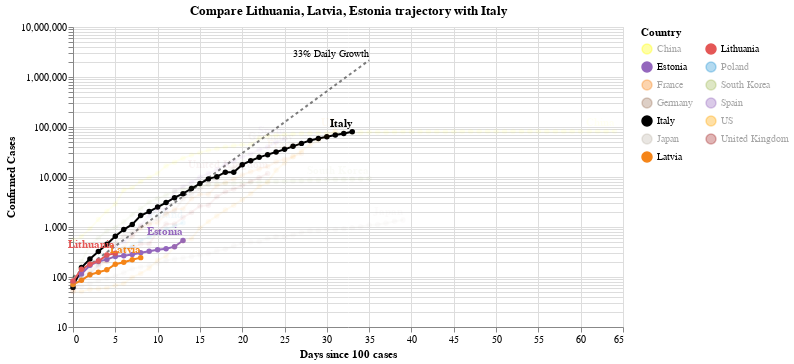

Write notebook code for a chart like this one.
### Code cell
#hide_input
chart3 = make_since_chart(['Lithuania', 'Latvia', 'Estonia'])
chart3

### Figure 1 — Vega-Lite specification as saved in the notebook (floating-point values rounded to 4 significant figures; data arrays with more than 128 entries replaced by an {"elided": "..."} marker saying what was removed)
{"config": {"view": {"continuousWidth": 400, "continuousHeight": 300}}, "layer": [{"mark": {"type": "line", "color": "black", "opacity": 0.5, "strokeDash": [3, 3]}, "encoding": {"x": {"type": "quantitative", "field": "Days since 100 cases"}, "y": {"type": "quantitative", "field": "Confirmed Cases"}}}, {"mark": {"type": "text", "align": "right", "dy": -6, "fontSize": 10, "text": "33% Daily Growth"}, "encoding": {"x": {"type": "quantitative", "field": "Days since 100 cases"}, "y": {"type": "quantitative", "field": "Confirmed Cases"}}, "transform": [{"filter": "(datum['Days since 100 cases'] >= 35)"}]}, {"data": {"name": "data-8d560a43b2d1706beefac2435f67a3db"}, "mark": {"type": "line", "point": true}, "encoding": {"color": {"type": "nominal", "field": "Country", "legend": {"columns": 2}, "scale": {"domain": ["China", "Estonia", "France", "Germany", "Italy", "Japan", "Latvia", "Lithuania", "Poland", "South Korea", "Spain", "US", "United Kingdom"], "range": ["yellow", "#9467bd", "#F58518", "#9D755D", "black", "#C1B7AD", "#F58518", "#E45756", "#2495D3", "#A1BA59", "#9467bd", "orange", "brown"]}}, "opacity": {"condition": {"value": 1, "selection": "selector002"}, "value": 0.05}, "tooltip": [{"type": "nominal", "field": "Country"}, {"type": "temporal", "field": "Date"}, {"type": "quantitative", "field": "Confirmed Cases"}, {"type": "quantitative", "field": "Days since 100 cases"}], "x": {"type": "quantitative", "field": "Days since 100 cases"}, "y": {"type": "quantitative", "field": "Confirmed Cases", "scale": {"type": "log"}}}, "selection": {"selector002": {"type": "multi", "fields": ["Country"], "bind": "legend", "init": [{"Country": "Lithuania"}, {"Country": "Latvia"}, {"Country": "Estonia"}, {"Country": "Italy"}]}}, "width": 550}, {"data": {"name": "data-8d560a43b2d1706beefac2435f67a3db"}, "mark": {"type": "text", "align": "right", "dy": -8, "fontWeight": "bold"}, "encoding": {"color": {"type": "nominal", "field": "Country", "legend": {"columns": 2}, "scale": {"domain": ["China", "Estonia", "France", "Germany", "Italy", "Japan", "Latvia", "Lithuania", "Poland", "South Korea", "Spain", "US", "United Kingdom"], "range": ["yellow", "#9467bd", "#F58518", "#9D755D", "black", "#C1B7AD", "#F58518", "#E45756", "#2495D3", "#A1BA59", "#9467bd", "orange", "brown"]}}, "opacity": {"condition": {"value": 1, "selection": "selector002"}, "value": 0.05}, "text": {"type": "nominal", "field": "Country"}, "tooltip": [{"type": "nominal", "field": "Country"}, {"type": "temporal", "field": "Date"}, {"type": "quantitative", "field": "Confirmed Cases"}, {"type": "quantitative", "field": "Days since 100 cases"}], "x": {"type": "quantitative", "field": "Days since 100 cases"}, "y": {"type": "quantitative", "field": "Confirmed Cases", "scale": {"type": "log"}}}, "transform": [{"filter": "(datum['Date'] >= 1585180800000)"}], "width": 550}], "data": {"name": "data-c1a3bbf4dd040f2e7e8e7a69520e3c2a"}, "title": "Compare Lithuania, Latvia, Estonia trajectory with Italy", "$schema": "https://vega.github.io/schema/vega-lite/v4.0.2.json", "datasets": {"data-c1a3bbf4dd040f2e7e8e7a69520e3c2a": [{"Days since 100 cases": 0, "Confirmed Cases": 100.0}, {"Days since 100 cases": 1, "Confirmed Cases": 133.0}, {"Days since 100 cases": 2, "Confirmed Cases": 176.9}, {"Days since 100 cases": 3, "Confirmed Cases": 235.3}, {"Days since 100 cases": 4, "Confirmed Cases": 312.9}, {"Days since 100 cases": 5, "Confirmed Cases": 416.2}, {"Days since 100 cases": 6, "Confirmed Cases": 553.5}, {"Days since 100 cases": 7, "Confirmed Cases": 736.1}, {"Days since 100 cases": 8, "Confirmed Cases": 979.1}, {"Days since 100 cases": 9, "Confirmed Cases": 1302.0}, {"Days since 100 cases": 10, "Confirmed Cases": 1732.0}, {"Days since 100 cases": 11, "Confirmed Cases": 2303.0}, {"Days since 100 cases": 12, "Confirmed Cases": 3064.0}, {"Days since 100 cases": 13, "Confirmed Cases": 4074.0}, {"Days since 100 cases": 14, "Confirmed Cases": 5419.0}, {"Days since 100 cases": 15, "Confirmed Cases": 7207.0}, {"Days since 100 cases": 16, "Confirmed Cases": 9586.0}, {"Days since 100 cases": 17, "Confirmed Cases": 12750.0}, {"Days since 100 cases": 18, "Confirmed Cases": 16960.0}, {"Days since 100 cases": 19, "Confirmed Cases": 22550.0}, {"Days since 100 cases": 20, "Confirmed Cases": 29990.0}, {"Days since 100 cases": 21, "Confirmed Cases": 39890.0}, {"Days since 100 cases": 22, "Confirmed Cases": 53060.0}, {"Days since 100 cases": 23, "Confirmed Cases": 70560.0}, {"Days since 100 cases": 24, "Confirmed Cases": 93850.0}, {"Days since 100 cases": 25, "Confirmed Cases": 124800.0}, {"Days since 100 cases": 26, "Confirmed Cases": 166000.0}, {"Days since 100 cases": 27, "Confirmed Cases": 220800.0}, {"Days since 100 cases": 28, "Confirmed Cases": 293700.0}, {"Days since 100 cases": 29, "Confirmed Cases": 390600.0}, {"Days since 100 cases": 30, "Confirmed Cases": 519500.0}, {"Days since 100 cases": 31, "Confirmed Cases": 690900.0}, {"Days since 100 cases": 32, "Confirmed Cases": 918900.0}, {"Days since 100 cases": 33, "Confirmed Cases": 1222000.0}, {"Days since 100 cases": 34, "Confirmed Cases": 1625000.0}, {"Days since 100 cases": 35, "Confirmed Cases": 2162000.0}], "data-8d560a43b2d1706beefac2435f67a3db": {"elided": "355 records"}}}
